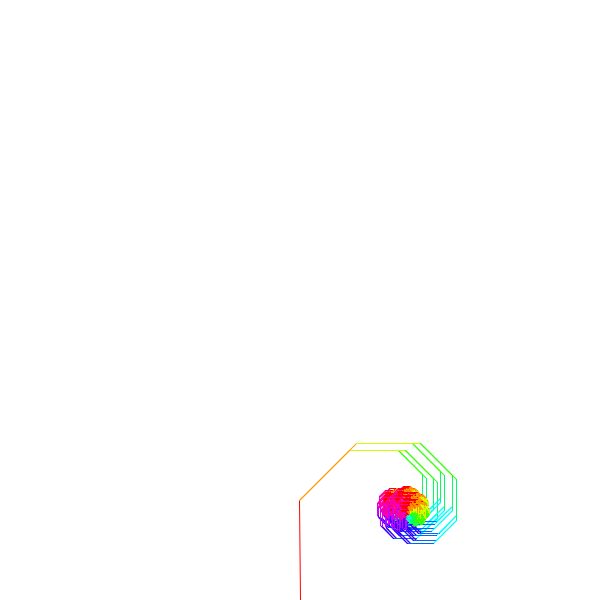
Frame 1 (no input)
Frame 60 (the mouse pressed at the canvas centre just before this capture): identical to frame 1, image omitted
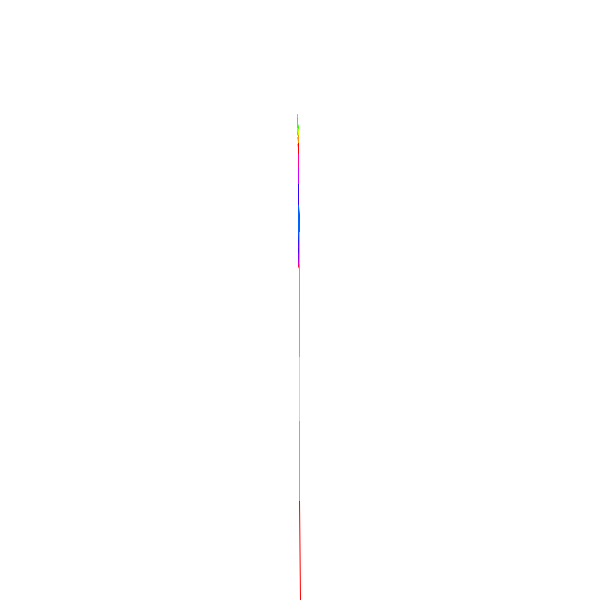
Frame 120 (the mouse held since frame 60 and released just before this capture)

The Processing sketch that drew these frames (run headless with seeded random() and noise(); from frame 60 on, the mouse is pressed at the canvas centre):

// Processing sketch: Fractale
// ── Fractale.pde
int level = 0;

void setup()
{
  size(600, 600);
  colorMode(HSB);
}

float rth = -PI/4;
float lth = PI/4;

void tree(float d){
  if(d < 3){
    return;
  }
  stroke(map(level, 0, 10, 0, 255) % 256, 255, 255);
  line(0, 0, 0, d);
  level++;
  translate(0, d);
  rotate(rth);
  tree(0.7*d);
  rotate(-rth);
  rotate(lth);
  tree(0.8*d);
  rotate(-lth);
  translate(0, -d);
  level--;
}

void draw()
{
 background(255);
  translate(width/2, height);
  rotate(-PI);
  rth = map(mouseX, 0, width-1, PI/4, -PI/4);
  lth = map(mouseY, 0, width-1, PI/4, -PI/4);
  tree(100);
}
